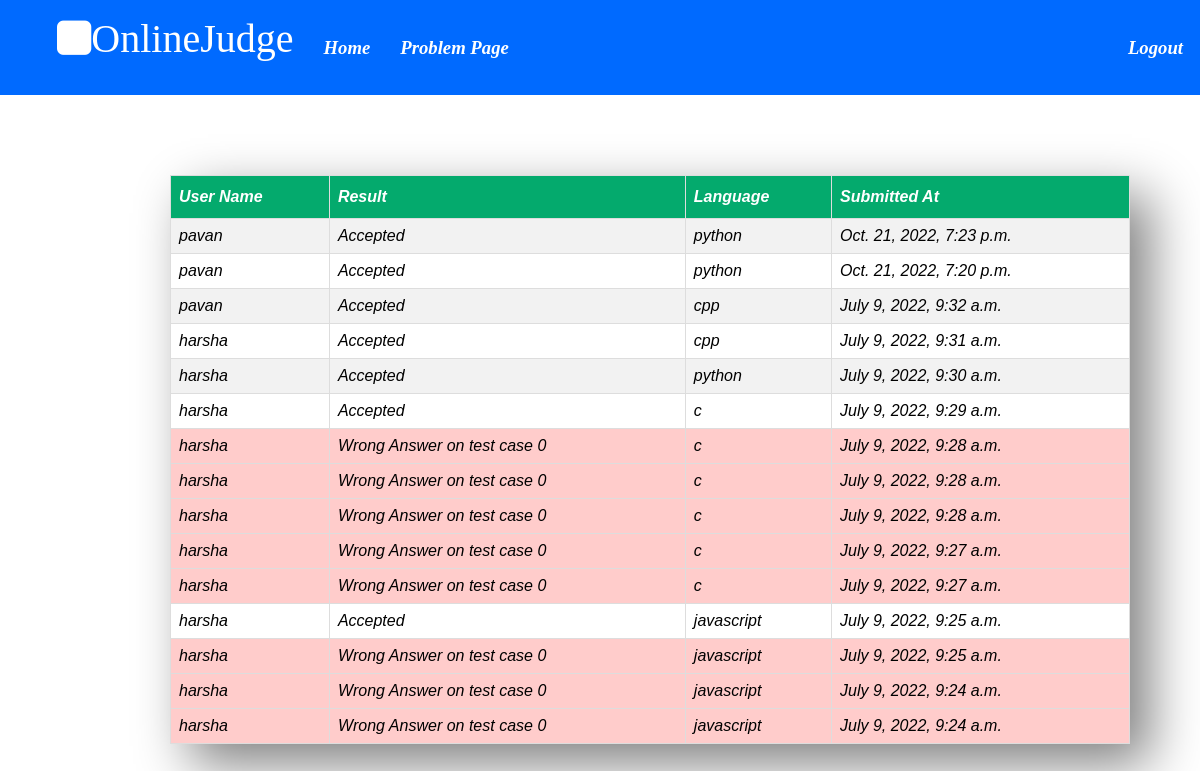
The app's page /problem/submissions/9 (signed in), older data.
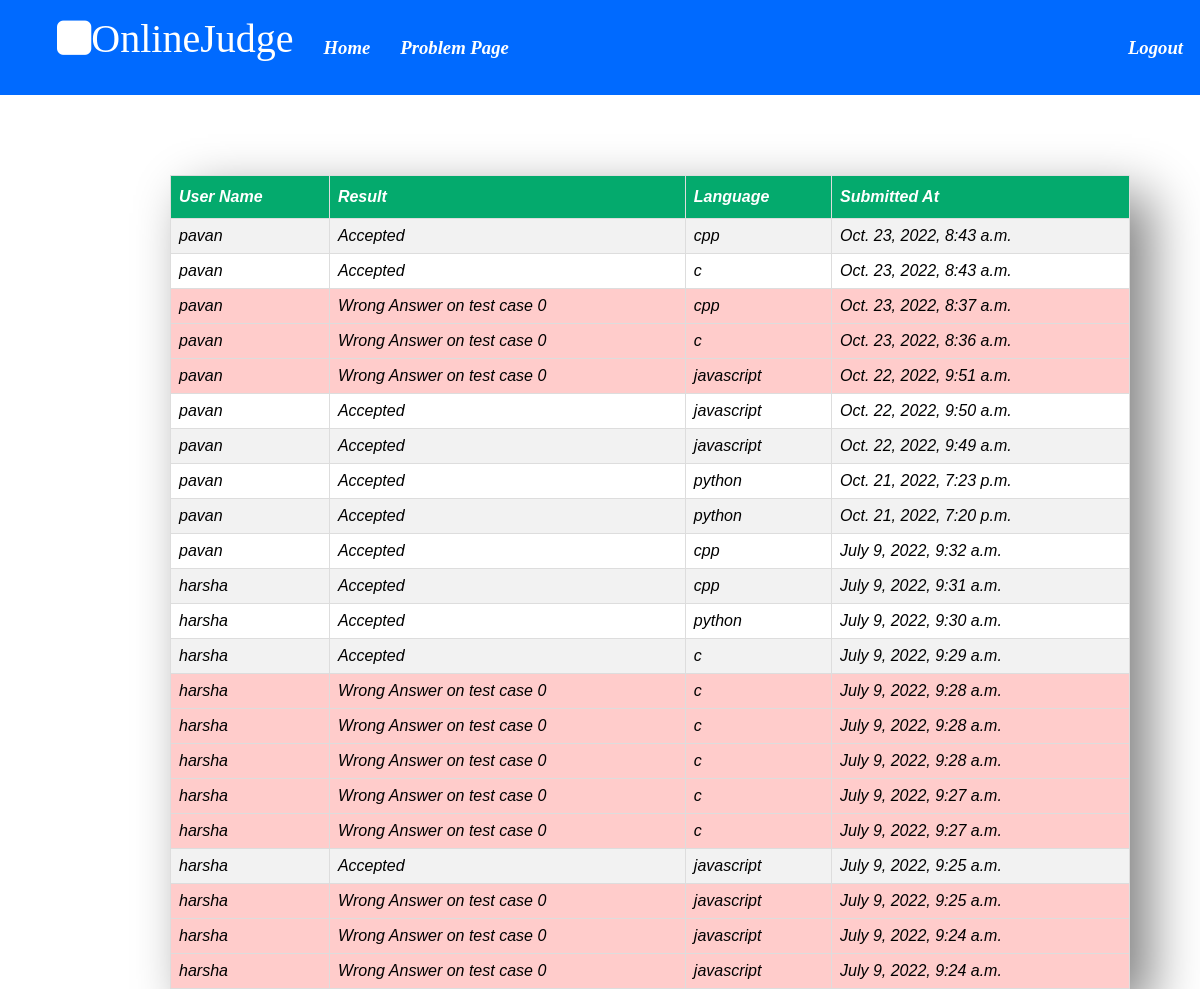
The same page, newer data.
### OJ/models.py (models this page shows, shortened)
class Submissions(models.Model):
    problem = models.ForeignKey(Problem, on_delete=models.CASCADE)
    user = models.ForeignKey(User, on_delete=models.CASCADE)
    date_created = models.DateTimeField(auto_now_add=True)
    result = models.CharField(max_length=200)
    previous_submission = models.TextField(null=True, blank=True)
    language = models.CharField(max_length=10,null=True, blank=True)
    class Meta:
        ordering = ['-date_created']

class User(AbstractUser):
    email = models.EmailField(unique=True)
    score = models.FloatField(default=0, validators=[score_check])
    solved = models.IntegerField(default=0)
    class Meta:
        ordering = ['-score']

### OJ/views.py (the view)
# urls.py: path('problem/submissions/<int:id>',views.submissions,name = 'submissions'),
@login_required(login_url='login')
def submissions(request,id):
    problem = Problem.objects.get(id=id)
    sub = Submissions.objects.filter(problem=problem)
    return render(request,'submissions.html',{'data':sub,'problem_id':id})

### OJ/templates/submissions.html (shortened to what this page needs)
{% extends "main.html" %}
{% block content %}
<div class="nav">
    <ul class = 'left'>
        <li><i class="fa fa-square" style="font-size:40px;color:rgb(255, 255, 255)">OnlineJudge</i></li>
        <li><a href= '{% url "home"%}'><h3>Home</h3></a></li>
        <li><a href= '{% url "problem_view" problem_id%}'><h3>Problem Page</h3></a></li>
    </ul>
    <ul class="right">
        <li><a href= '{% url "logout"%}'><h3>Logout</h3></a></li>
    </ul>
</div>
    </head>
    <body>
    <table id="customers">
       <tr>
        <th>User Name</th>
        <th>Result</th>
        <th>Language</th>
        <th>Submitted At</th>
      </tr>
      {%for item in data%}
      {%if item.result != "Accepted"%}
      <tr style='background-color:#FFCCCB'>
        <td>{{item.user.username}}</td>
        <td>{{item.result}}</td>
        <td>{{item.language}}</td>
        <td>{{item.date_created}}</td>
      </tr>
      {%else%}
      <tr>
        <td>{{item.user.username}}</td>
        <td>{{item.result}}</td>
        <td>{{item.language}}</td>
        <td>{{item.date_created}}</td>
      </tr>
      {%endif%}
       {%endfor%}
    </table>
{% endblock %}

### OJ/templates/main.html (shortened to what this page needs)
{%load static%}
<!DOCTYPE html>
<html lang="en">
<head>
    <link rel="stylesheet" href="https://cdnjs.cloudflare.com/ajax/libs/font-awesome/4.7.0/css/font-awesome.min.css">
    <link rel="stylesheet" href="{% static 'main.css'%}">
</head>
<body>
    {%block content%}{%endblock%}
</body>
</html>

### OJ/static/main.css (style rules this page uses)
body { font-style: italic; margin: 0; }
.nav { background-color: #006aff; color: #fff; display: flex; justify-content: space-between; align-items: left; padding: 2px; margin-top: 0; }
.nav ul { display: flex; justify-content:space-between; list-style: none; }
.nav ul li { padding:0 15px; }
a { text-decoration: none; color: #fff; }
.left { align-items: left }
.right { align-items: right }

### OJ/templates/submissions.html (style rules this page uses)
#customers { font-family: Arial, Helvetica, sans-serif; border-collapse: collapse; width: 100%; margin-top: 80px; width:80%; box-shadow: 20px 20px 50px grey; margin-left: 170px; }
#customers td, #customers th { border: 1px solid #ddd; padding: 8px; }
#customers tr:nth-child(even) { background-color: #f2f2f2; }
#customers th { padding-top: 12px; padding-bottom: 12px; text-align: left; background-color: #04AA6D; color: white; }

Row changes from the older to the newer data that the page shows:
added Submissions: user.username "pavan", result "Accepted", language "cpp", date_created "Oct. 23, 2022, 8:43 a.m."
added Submissions: user.username "pavan", result "Accepted", language "c", date_created "Oct. 23, 2022, 8:43 a.m."
added Submissions: user.username "pavan", result "Wrong Answer on test case 0", language "cpp", date_created "Oct. 23, 2022, 8:37 a.m."
added Submissions: user.username "pavan", result "Wrong Answer on test case 0", language "c", date_created "Oct. 23, 2022, 8:36 a.m."
added Submissions: user.username "pavan", result "Wrong Answer on test case 0", language "javascript", date_created "Oct. 22, 2022, 9:51 a.m."
added Submissions: user.username "pavan", result "Accepted", language "javascript", date_created "Oct. 22, 2022, 9:50 a.m."
added Submissions: user.username "pavan", result "Accepted", language "javascript", date_created "Oct. 22, 2022, 9:49 a.m."
